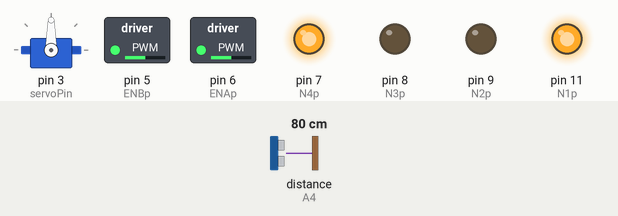
Recording of a sketch running on a simulated Arduino Uno, built with avr-gcc and run on an emulated ATmega328P. Parts: servo, switched loads named in the sketch (green lamp = pin HIGH), output pins drawn as LEDs (lit = HIGH). Wiring (inferred from the names in the program): ultrasonic range finder: trigger A5; echo A4. The test bench sets the inputs (shaded band); at power-on: distance to the obstacle (sensor on A4) 80 cm. The echo pulse lasts 58.3 µs per cm; pins used as bus, display or sensor lines are not drawn.

Above: at 1.2 s.
1.3 s: distance to the obstacle (sensor on A4) set to 21 cm
2.8 s: distance to the obstacle (sensor on A4) set to 16 cm
At 3.5 s:
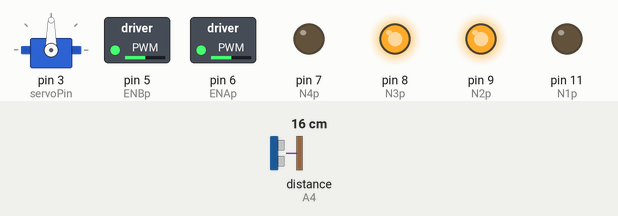
5.8 s: distance to the obstacle (sensor on A4) set to 35 cm
At 6.4 s:
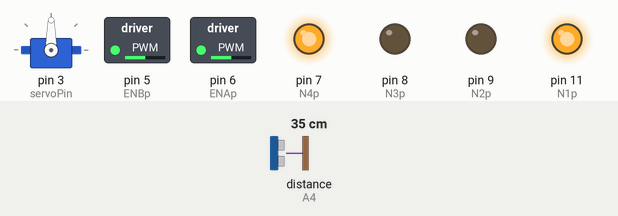
7.5 s: distance to the obstacle (sensor on A4) set to 2 cm
At 10.1 s:
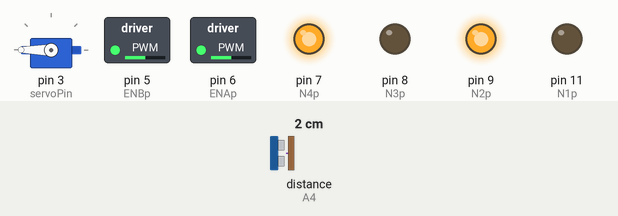
Timing chart, 0 to 11.5 s (numbered marks = the images above; inputs shaded):
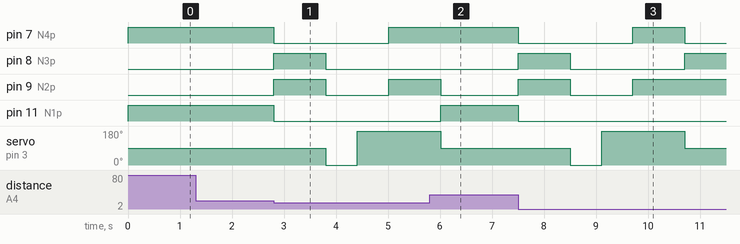

The sketch:

Project_2.ino
```cpp
// Project 2: Automated Object Avoidance Protocol
// Purpose: Utilize the ultrasonic sensor to determine the presence of objects in path, then steer accordingly.

#include <Servo.h>

// Motor Pins
int ENAp = 6; int ENBp = 5;
int N1p = 11; int N2p = 9;
int N3p = 8; int N4p = 7;

// Ultrasonic Sensor Pins
int echoPin = A4;
int trigPin = A5;

// Servo Object
Servo labservo;

void setup() {
  // Setting pin modes for motors + wheels
  pinMode(ENAp, OUTPUT);
  pinMode(ENBp, OUTPUT);
  pinMode(N1p, OUTPUT);
  pinMode(N2p, OUTPUT);
  pinMode(N3p, OUTPUT);
  pinMode(N4p, OUTPUT);

  // Setting motor strength (0-255)
  analogWrite(ENAp, 128);
  analogWrite(ENBp, 128);

  // Attach servo object to pin
  int servoPin = 3;
  labservo.attach(servoPin);

  // Ultrasonic Setup (trigger + echo)
  pinMode(trigPin, OUTPUT);
  digitalWrite(trigPin, HIGH);
  pinMode(echoPin, INPUT);

  // Serial Communication Setup
  Serial.begin(9600);
}

void loop() {

  if (getDistance() <= 20)
  {
    go(-1); // Reverse
    delay(1000);
    go(0); // Stop

    // turn right
    if (checkSides() == 1)
    {
      turn(1);
    }
    // turn left
    else if (checkSides() == 0)
    {
      turn(-1);
    }
  }
  else
  {
    go(1); // forward
  }
}

void rotateServo(int angle)
{
  // Angle & Direction relations:
  //      0 = RIGHT
  //      90 = FORWARD
  //      180 = LEFT

  // Write servo angle
  while(labservo.read() != angle)
  {
    // Angle vector (normalized potentiometer value and servo angle) will be smoothened out
    // Total angle differential will be broken into +5/-5 degree intervals

    if(abs(labservo.read() - angle) > 5)
    {
      // Add/Subtract 5 degrees depending on the sign of the differential (Smoothing)
      labservo.write(((angle - labservo.read()) > 0) ? (labservo.read() + 5) : (labservo.read() - 5));
    }
    else
    {
      // Differentials less than 5 degrees will be small enough to directly write the desired angle (no smoothing required)
      labservo.write(angle);
    }
  }
}

void go(int direction)
{
  // direction values:
  //      1 = forward
  //      0 = stop
  //      -1 = backward

  rotateServo(90);

  if (direction == 1)
  {
    digitalWrite(N1p, HIGH);
    digitalWrite(N2p, LOW);
    digitalWrite(N3p, LOW);
    digitalWrite(N4p, HIGH);
  }
  else if (direction == 0)
  {
    digitalWrite(N1p, LOW);
    digitalWrite(N2p, LOW);
    digitalWrite(N3p, LOW);
    digitalWrite(N4p, LOW);
  }
  else if (direction == -1)
  {
    digitalWrite(N1p, LOW);
    digitalWrite(N2p, HIGH);
    digitalWrite(N3p, HIGH);
    digitalWrite(N4p, LOW);
  }
}

void turn(int dir)
{
  // dir = 1 --> right
  // dir = -1 --> left

  // right
  if (dir == 1)
  {
    digitalWrite(N1p, LOW);
    digitalWrite(N2p, HIGH);
    digitalWrite(N3p, LOW);
    digitalWrite(N4p, HIGH);
    delay(1000);
    digitalWrite(N1p, LOW);
    digitalWrite(N2p, LOW);
    digitalWrite(N3p, LOW);
    digitalWrite(N4p, LOW);
  }
  // left
  else if (dir == -1)
  {
    digitalWrite(N1p, HIGH);
    digitalWrite(N2p, LOW);
    digitalWrite(N3p, HIGH);
    digitalWrite(N4p, LOW);
    delay(1000);
    digitalWrite(N1p, LOW);
    digitalWrite(N2p, LOW);
    digitalWrite(N3p, LOW);
    digitalWrite(N4p, LOW);

  }
}

long getDistance()
{
  // Trigger the ultrasonic wave (Low -> High)
  digitalWrite(trigPin, LOW);
  digitalWrite(trigPin, HIGH);

  // Record Timing
  long echoDuration = pulseIn(echoPin, HIGH);

  // Distance (Distance = 1cm per 50ms)
  long distance = echoDuration / 50;

  if (distance == 0)
    distance = 30;

  return distance;
}

int checkSides()
{
  // Rotate Servo to the right
  rotateServo(0);
  delay(500);
  long right = getDistance();

  delay(100);

  // Rotate Servo to the left
  rotateServo(180);
  delay(500);
  long left = getDistance();

  delay(100);

  return ((right >= left) ? 1 : 0);
}
```

Measured:
- the behaviour switches between 19 and 18 cm on distance to the obstacle (sensor on A4) (found by bisection; images 0 and 1)
- after the input at 1.3 s, every drawn part: stays the same
- after the input at 2.8 s, pin 7 (N4p): HIGH → LOW at once, → HIGH 2.2 s later; pin 8 (N3p): LOW → HIGH at once, → LOW 1.0 s later; pin 9 (N2p): LOW → HIGH at once, → LOW 1.0 s later, → HIGH 1.2 s later; pin 11 (N1p): HIGH → LOW at once; servo on pin 3 (servoPin): 90° → 0° after 1.0 s, → 180° 0.60 s later
- after the input at 5.8 s, pin 7 (N4p): stays HIGH (without the input it goes to LOW after 0.21 s); pin 8 (N3p): stays LOW (without the input it goes to HIGH after 0.21 s); pin 9 (N2p): HIGH → LOW after 0.21 s instead of 1.2 s; pin 11 (N1p): LOW → HIGH after 0.21 s; servo on pin 3 (servoPin): goes on until 6.0 s, then stays 90°
- after the input at 7.5 s, pin 7 (N4p): HIGH → LOW at once, → HIGH 2.2 s later, → LOW 1.0 s later; pin 8 (N3p): LOW → HIGH at once, → LOW 1.0 s later, → HIGH 2.2 s later
